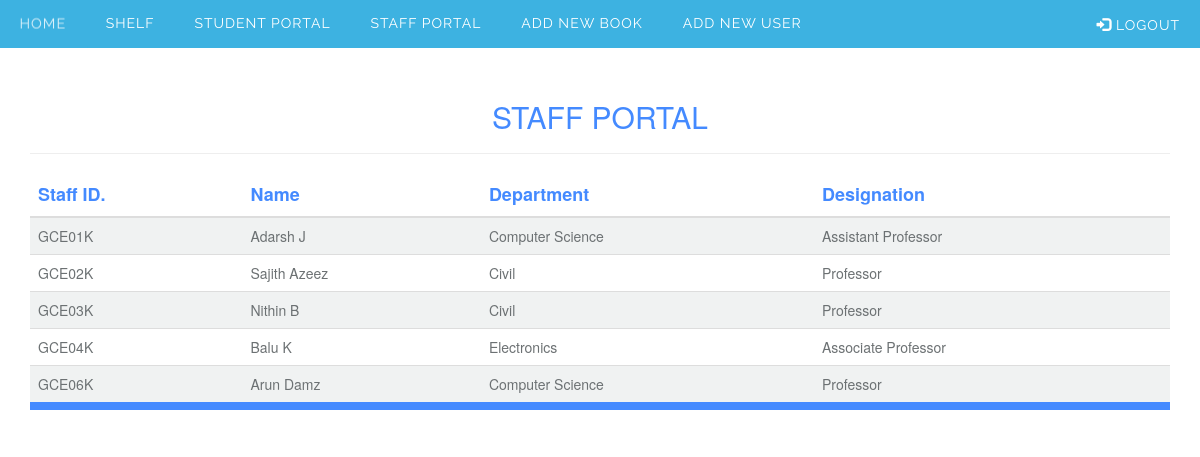
The app's page /staff_portal.php with its own data.
### tables this page shows
CREATE TABLE `staff_details` (
  `id` int(11) NOT NULL AUTO_INCREMENT,
  `staff_id` varchar(50) NOT NULL,
  `fullname` text NOT NULL,
  `department` text NOT NULL,
  `designation` text NOT NULL,
  PRIMARY KEY (`staff_id`),
  UNIQUE KEY `id` (`id`)
);

### staff_portal.php (the view, shortened to what this page needs)
<?php
$str = '<!DOCTYPE html>
<html lang="en">
<head>
<link rel="stylesheet" href="https://maxcdn.bootstrapcdn.com/bootstrap/3.3.7/css/bootstrap.min.css">
<script src="https://ajax.googleapis.com/ajax/libs/jquery/3.2.1/jquery.min.js"></script>
<script src="https://maxcdn.bootstrapcdn.com/bootstrap/3.3.7/js/bootstrap.min.js"></script>
  <title>Staff Portal</title>
  <meta charset="utf-8">
  <meta name="viewport" content="width=device-width, initial-scale=1">
  <link href="main.css" rel="stylesheet" type="text/css">
  <link href="//maxcdn.bootstrapcdn.com/font-awesome/4.3.0/css/font-awesome.min.css" rel="stylesheet">
  <link rel="stylesheet" href="styles.css">
  <script src="http://code.jquery.com/jquery-latest.min.js" type="text/javascript"></script>
  <script src="script.js"></script>
</head>
<body>
<div class="container-fluid">
  <nav class="navbar navbar-fixed-top">
  <div id="cssmenu">
  <ul>
    <li ><a href="/lib/admin.html">Home</a></li>
    <li><a href="/lib/shelf.html">Shelf</a></li>
    <li><a href="/lib/student_portal.php">Student Portal</a></li>
    <li><a href="/lib/staff_portal.php">Staff Portal</a></li>
    <li><a href="/lib/newbook.html">Add new Book</a></li>
    <li><a href="/lib/newuser.html">Add new User </a></li>
    <li class="navbar-right"><a href="/lib/login.html"><span class="glyphicon glyphicon-log-in"></span> Logout</a></li>
  </ul>
  </div>
  </nav>
</div>
<div class="container" style="margin-top:80px;">
        <h2 style="color: #448aff;text-align: center;"> STAFF PORTAL </h2>
<hr>
  <table class="table table-striped">
     <thead>
        <tr class="row-name">
           <th>Staff ID.</th>
           <th>Name</th>
           <th>Department</th>
           <th>Designation</th>
        </tr>
     </thead>
     <tbody id="tabcontent">';
   $host="localhost";
   $username="root";
   $password ="bibin@9496";
   $database="lib";
   $con= new MySQLi($host,$username,$password,$database);
  if($con->connect_errno)
      echo "unable to establish connection";
    else{
  $query = $con->query("SELECT * from staff_details");
  while($result = $query ->fetch_array(MYSQLI_ASSOC)) {
        $str .='<tr class="row-content">
        <td >'. $result['staff_id'] .'</td>
        <td >'. $result['fullname'] .'</td>
        <td >'. $result['department'] .'</td>
        <td >'. $result['designation'] .'</td>';
    }
  $str .=  '</tbody></table></div></body></html>';
echo $str;
}
 ?>

### main.css (style rules this page uses)
tr.row-name { font-size: 18px; color:#448aff; }
tr.row-content { color:#6c7173; }
table { border-bottom: 8px solid #448aff; }
.table-striped>tbody>tr:nth-of-type(odd) { background:#F0F2F2 !important; }

### styles.css (style rules this page uses)
#cssmenu, #cssmenu ul, #cssmenu ul li, #cssmenu ul li a, #cssmenu #menu-button { margin: 0; padding: 0; border: 0; list-style: none; line-height: 1; display: block; position: relative; -webkit-box-sizing: border-box; -moz-box-sizing: border-box; box-sizing: border-box; }
#cssmenu:after, #cssmenu > ul:after { content: "."; display: block; clear: both; visibility: hidden; line-height: 0; height: 0; }
#cssmenu { width: auto; font-family: Raleway, sans-serif; line-height: 1; }
#cssmenu > ul { background: #3db2e1; }
#cssmenu > ul > li { float: left; -webkit-perspective: 1000px; -moz-perspective: 1000px; perspective: 1000px; }
#cssmenu > ul > li > a { padding: 16px 20px; font-size: 14px; color: #ffffff; letter-spacing: 1px; text-transform: uppercase; text-decoration: none; background: #3db2e1; -webkit-transition: all .3s; -moz-transition: all .3s; -o-transition: all .3s; transition: all .3s; -webkit-transform-origin: 50% 0; -moz-transform-origin: 50% 0; transform-origin: 50% 0; -webkit-transform-style: preserve-3d; -moz-transform-style: preserve-3d; transform-style: preserve-3d; }
#cssmenu > ul > li > a::before { position: absolute; top: 100%; left: 0; z-index: -1; -webkit-box-sizing: border-box; -moz-box-sizing: border-box; box-sizing: border-box; width: 100%; height: 100%; padding: 16px 20px; color: #dff2fa; background: #19799f; content: attr(data-title); -webkit-transition: background 0.3s; -moz-transition: background 0.3s; transition: background 0.3s; -webkit-transform: rotateX(-90deg); -moz-transform: rotateX(-90deg); transform: rotateX(-90deg); -webkit-transform-origin: 50% 0; -moz-transform-origin: 50% 0; transform-origin: 50% 0; -ms-transform: translateY(- -18px); }

### records on screen
staff_details: staff_id "GCE01K", fullname "Adarsh J", department "Computer Science", designation "Assistant Professor"
staff_details: staff_id "GCE02K", fullname "Sajith Azeez", department "Civil", designation "Professor"
staff_details: staff_id "GCE03K", fullname "Nithin B", department "Civil", designation "Professor"
staff_details: staff_id "GCE04K", fullname "Balu K", department "Electronics", designation "Associate Professor"
staff_details: staff_id "GCE06K", fullname "Arun Damz", department "Computer Science", designation "Professor"
